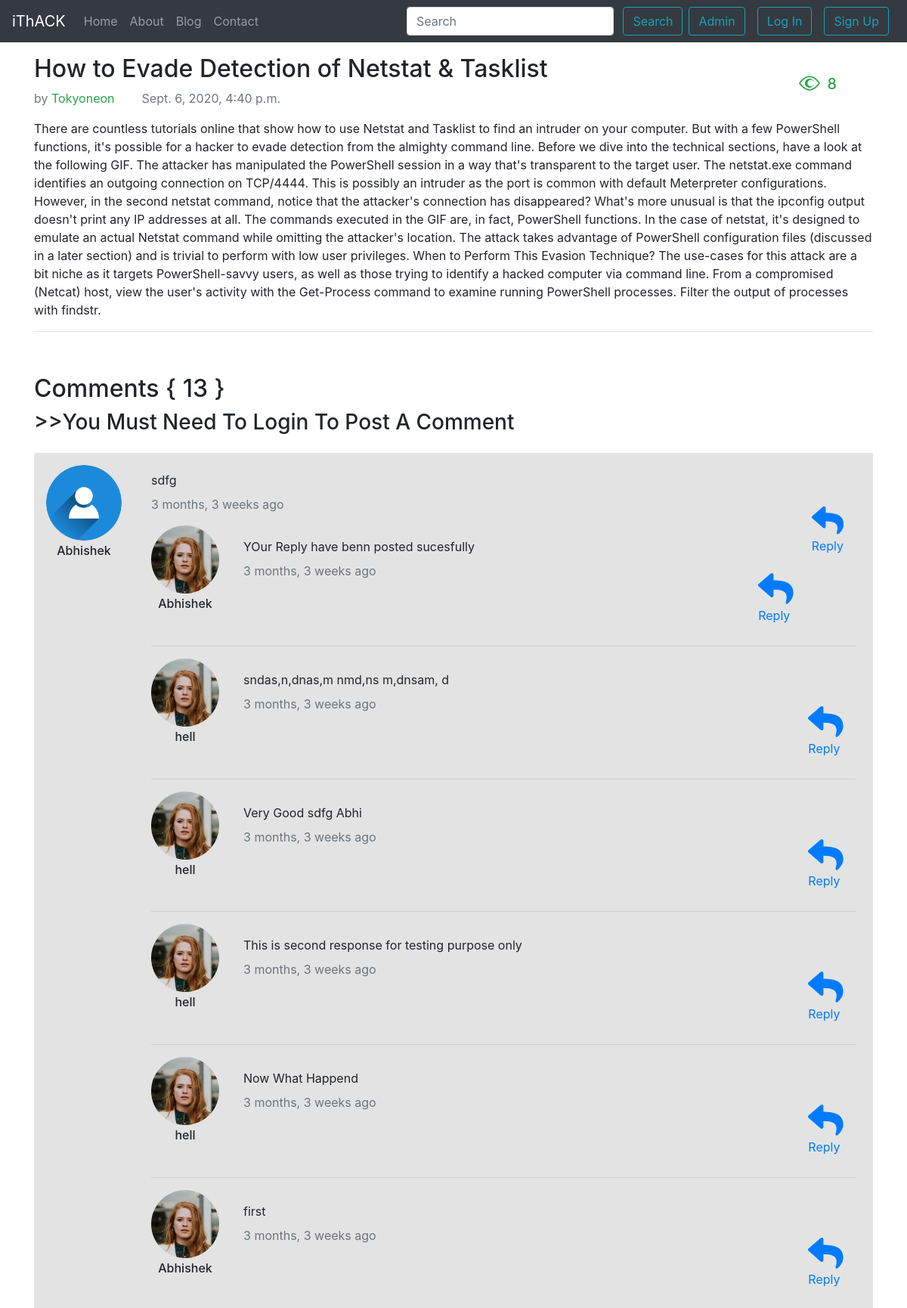
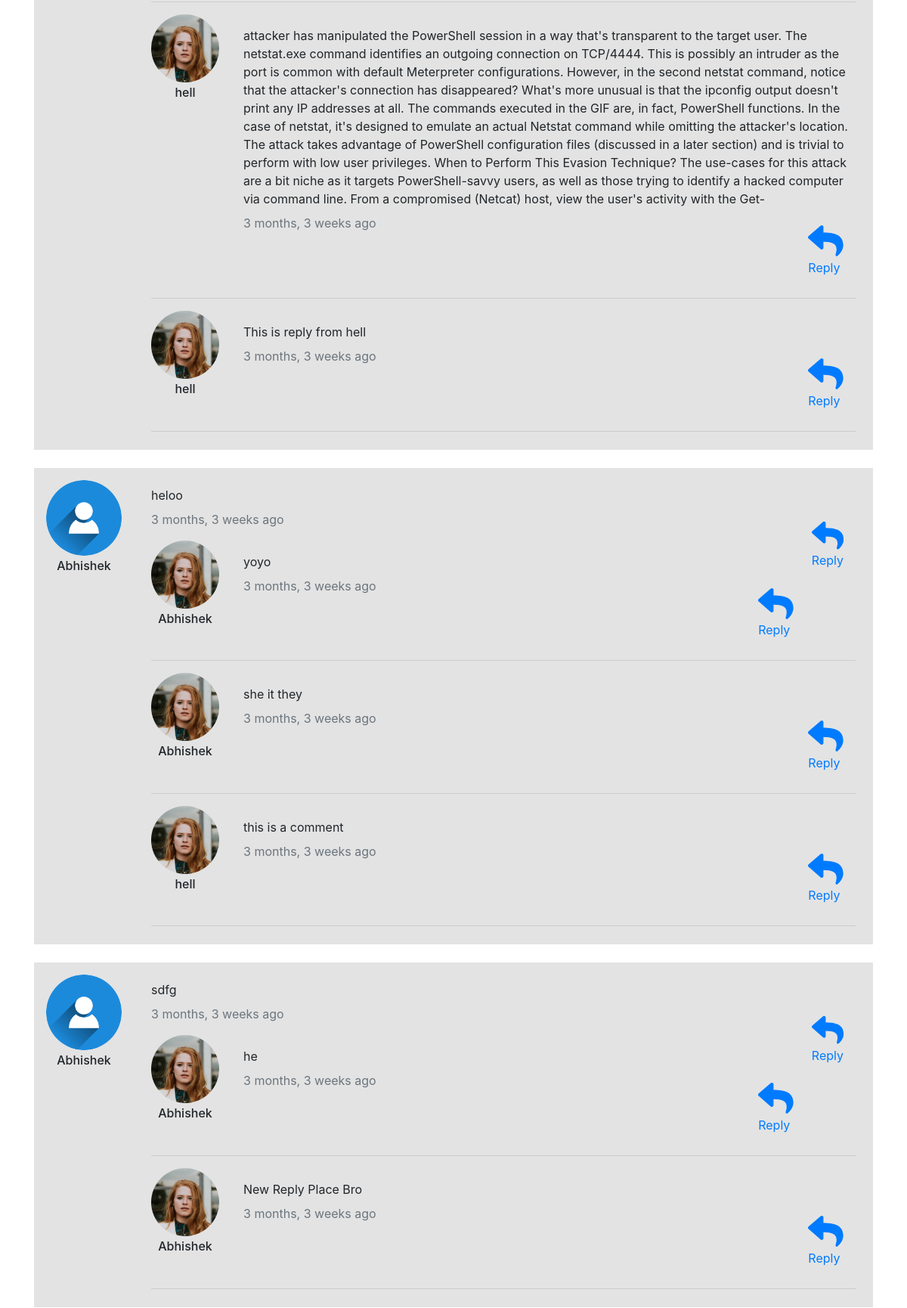
The page /blog/second-post (upper part) on the database its author committed (2 pictures, top to bottom).
### blog/models.py (models this page shows, shortened)
class Post(models.Model):
    sno = models.AutoField(primary_key=True)
    title = models.CharField(max_length=200)
    content = models.TextField()
    author = models.CharField(max_length=50)
    slug = models.CharField(max_length=210)
    views = models.IntegerField(default=0)
    thumbnail = models.ImageField(upload_to="blog/images", default="")
    timestamp = models.DateTimeField(blank=True)

class BlogComment(models.Model):
    sno = models.AutoField(primary_key=True)
    comment = models.TextField()
    user = models.ForeignKey(User, on_delete=models.CASCADE)
    post = models.ForeignKey(Post, on_delete=models.CASCADE)
    parent = models.ForeignKey('self', on_delete=models.CASCADE, null=True)
    timestamp = models.DateTimeField(default=now)

### blog/views.py (the view)
# urls.py: path('<str:slug>', views.blogPost, name='blogPost'),
def blogPost(request, slug):
    post = Post.objects.filter(slug=slug).first()
    post.views = post.views + 1
    post.save()
    comments = BlogComment.objects.filter(post=post, parent=None)
    replies = BlogComment.objects.filter(post=post).exclude(parent=None)
    replyDict = {}
    for reply in replies:
        if reply.parent.sno not in replyDict.keys():
            replyDict[reply.parent.sno] = [reply]
        else:
            replyDict[reply.parent.sno].append(reply)
    context = {'post': post, 'comments': comments, 'replyDict': replyDict}
    return render(request, 'blog/blogPost.html', context)

### blog/templatetags/extras.py (called while the page is built)
@register.filter(name='get_val')
def get_val(dict, key):
    return dict.get(key)

### templates/blog/blogPost.html (shortened to what this page needs)
{% extends 'base.html' %}
{% load humanize %}
{% load extras %}
{% block body %}
<div class="container my-3">
    <span class="float-right mr-5 mt-4">
         &nbsp;<span class="h5 text-success">{{post.views}}</span>
    </span>
    <h2 class="blog-post-title">{{post.title}}</h2>
    <p class="blog-post-meta text-muted">by <a href="#" class="text-success">{{post.author}}
        </a>&nbsp;&nbsp;&nbsp;&nbsp;&nbsp;&nbsp;&nbsp;{{post.timestamp}}
    </p>
    <p>{{post.content|safe}}</p>
    <hr><br>
</div>
<div class="container">
    <h2>Comments { {{comments.count}} }</h2>
    {% if user.is_authenticated %}
    <form action="/blog/postComment" method="post"> {% csrf_token %}
        <div class="mt-4">
            <h5>Write a response</h5>
            <textarea class="form-control mt-3" name=comment rows="3" placeholder="Write a response.."></textarea>
            <input type="hidden" name="postSno" value="{{post.sno}}">
            <input type="hidden" name="parentSno" value="">
            <button type="submit" class="btn btn-outline-info mt-3">Publish</button>
        </div>
    </form>
    {% else %}
    <h3>>>You Must Need To Login To Post A Comment</h3>
    {% endif %}
    {% for comment in comments %}
    <div class="media mb-3 mt-4 p-2" style="background-color: rgb(227, 227, 227)">
        <div class="text-center p-2">
            <img class="mr-3 rounded-circle " src="/static/img/user.png" alt={{comment.user.username}} width="100"
                height="100">
            <h6 class="mt-1 mb-0 mr-3">{{comment.user.username}}</h6>
        </div>
        <div class="container">
            <div class="media-body">
                <p class="mt-3 mb-2">{{comment.comment}}</p>
                <time class="timeago text-muted">{{comment.timestamp|naturaltime}}</time>
                {% if user.is_authenticated %}
                <a class="float-right mr-2 my-1 p-2" data-toggle="collapse" data-target="#replyBox{{comment.sno}}"
                    aria-expanded="false" aria-controls="replyBox{{comment.sno}}" href="#"><svg
                        class="svg-inline--fa fa-reply fa-w-16" aria-hidden="true" focusable="false" data-prefix="fa"
                        data-icon="reply" role="img" xmlns="http://www.w3.org/2000/svg" viewBox="0 0 512 512"
                        data-fa-i2svg="">
                        <path fill="currentColor"
                            d="M8.309 189.836L184.313 37.851C199.719 24.546 224 35.347 224 56.015v80.053c160.629 1.839 288 34.032 288 186.258 0 61.441-39.581 122.309-83.333 154.132-13.653 9.931-33.111-2.533-28.077-18.631 45.344-145.012-21.507-183.51-176.59-185.742V360c0 20.7-24.3 31.453-39.687 18.164l-176.004-152c-11.071-9.562-11.086-26.753 0-36.328z">
                        </path>
                    </svg>Reply</a>
                <br><br><br><br>
                {% else %}
                <a class="float-right mr-2 my-1 p-2" data-toggle="modal" data-target="#loginModal" aria-expanded="false"
                    aria-controls="loginModal" href="#">Reply</a>
                {% endif %}
            </div>
            {% for reply in replyDict|get_val:comment.sno %}
            <div class="replies media mt-3">
                <div class="pr-3 text-center">
                    <img class="mr-3 rounded-circle" src="/static/img/user2.png" alt="John" width="90" height="90">
                    <h6 class="mt-1 mb-0 mr-3">{{reply.user.username}}</h6>
                </div>
                <div class="media-body">
                    <p class="mt-3 mb-2">{{reply.comment}}</p>
                    <time class="timeago text-muted" timeago-id="3">{{reply.timestamp|naturaltime}}</time>
                    <a class="float-right mr-2 my-1 p-2" href="#"> Reply</a>
                </div>
            </div>
            <hr>
            {% endfor %}
        </div>
    </div>
    {% endfor %}
</div>
{% endblock body %}

### templates/base.html (shortened to what this page needs)
<!doctype html>
<html lang="en">
<head>
    <link rel="stylesheet" href="https://stackpath.bootstrapcdn.com/bootstrap/4.5.2/css/bootstrap.min.css"
>
</head>
<body>
    <nav class="navbar navbar-expand-lg navbar-dark bg-dark">
        <a class="navbar-brand" href="/">iThACK</a>
        <div class="collapse navbar-collapse" id="navbarSupportedContent">
            <ul class="navbar-nav mr-auto">
                <li class="nav-item {% block homeactive %} {% endblock homeactive %}">
                    <a class="nav-link" href="/">Home <span class="sr-only">(current)</span></a>
                </li>
                <li class="nav-item {% block aboutactive %} {% endblock aboutactive %}">
                    <a class="nav-link" href="/about">About</a>
                </li>
                <li class="nav-item {% block blogactive %} {% endblock blogactive %}">
                    <a class="nav-link" href="/blog">Blog</a>
                </li>
                <li class="nav-item {% block contactactive %} {% endblock contactactive %}">
                    <a class="nav-link" href="/contact">Contact</a>
                </li>
            </ul>
            <div class="ml-auto form-inline">
                <form method="get" action="/search" class="my-2 my-lg-0">
                    <input class="form-control mr-sm-2" type="search" placeholder="Search" aria-label="Search"
                        id="query" name="query">
                    <button class="btn btn-outline-info my-2 my-sm-0" type="submit">Search</button>
                </form>
                <a href="/admin" class="btn btn-outline-info m-2 my-sm-0" target="_black" role="button">Admin</a>
                {% if user.is_authenticated %}
                <ul class="navbar-nav">
                    <li class="nav-item dropdown">
                        <a class="nav-link dropdown-toggle" href="#" id="navbarDropdown" role="button"
                            data-toggle="dropdown" aria-haspopup="true" aria-expanded="false">
                            Welcome {{request.user}}
                        </a>
                        <div class="dropdown-menu" aria-labelledby="navbarDropdown">
                            <a class="dropdown-item" href="/logout">Log Out</a>
                        </div>
                    </li>
                </ul>
                {% else %}
                <button type="button" class="btn btn-outline-info m-2 my-sm-0" data-toggle="modal"
                    data-target="#loginModal">
                    Log In
                </button>
                <button type="button" class="btn btn-outline-info m-2 my-sm-0" data-toggle="modal"
                    data-target="#signupModal">
                    Sign Up
                </button>
                {% endif %}
            </div>
        </div>
    </nav>
    {% block body %}
    {% endblock body %}
</body>
</html>

### rows shown on the page
Post: views "8", title "How to Evade Detection of Netstat & Tasklist", author "Tokyoneon", timestamp "Sept. 6, 2020, 4:40 p.m.", content "There are countless tutorials online that show how to use Netstat and Tasklist to find an intruder on your computer. But with a few PowerShell functions, it's possible for a hacker to evade detection from the almighty command line. Before we dive into the technical sections, have a look at the following GIF. The attacker has manipulated the PowerShell session in a way that's transparent to the target user. The netstat.exe command identifies an outgoing connection on TCP/4444. This is possibly an intruder as the port is common with default Meterpreter configurations. However, in the second netstat command, notice that the attacker's connection has disappeared? What's more unusual is that the…"
BlogComment: user.username "Abhishek", comment "sdfg", timestamp "3 months, 3 weeks ago"
BlogComment: user.username "Abhishek", comment "YOur Reply have benn posted sucesfully", timestamp "3 months, 3 weeks ago"
BlogComment: user.username "hell", comment "sndas,n,dnas,m nmd,ns m,dnsam, d", timestamp "3 months, 3 weeks ago"
BlogComment: user.username "hell", comment "Very Good sdfg Abhi", timestamp "3 months, 3 weeks ago"
BlogComment: user.username "hell", comment "This is second response for testing purpose only", timestamp "3 months, 3 weeks ago"
BlogComment: user.username "hell", comment "Now What Happend", timestamp "3 months, 3 weeks ago"
BlogComment: user.username "Abhishek", comment "first", timestamp "3 months, 3 weeks ago"
BlogComment: user.username "hell", comment "attacker has manipulated the PowerShell session in a way that's transparent to the target user. The netstat.exe command identifies an outgoing connection on TCP/4444. This is possibly an intruder as the port is common with default Meterpreter configurations. However, in the second netstat command, notice that the attacker's connection has disappeared? What's more unusual is that the ipconfig output doesn't print any IP addresses at all. The commands executed in the GIF are, in fact, PowerShell functions. In the case of netstat, it's designed to emulate an actual Netstat command while omitting the attacker's location. The attack takes advantage of PowerShell configuration files (discussed in…", timestamp "3 months, 3 weeks ago"
BlogComment: user.username "hell", comment "This is reply from hell", timestamp "3 months, 3 weeks ago"
BlogComment: user.username "Abhishek", comment "heloo", timestamp "3 months, 3 weeks ago"
BlogComment: user.username "Abhishek", comment "yoyo", timestamp "3 months, 3 weeks ago"
BlogComment: user.username "Abhishek", comment "she it they", timestamp "3 months, 3 weeks ago"
BlogComment: user.username "hell", comment "this is a comment", timestamp "3 months, 3 weeks ago"
BlogComment: user.username "Abhishek", comment "sdfg", timestamp "3 months, 3 weeks ago"
BlogComment: user.username "Abhishek", comment "he", timestamp "3 months, 3 weeks ago"
BlogComment: user.username "Abhishek", comment "New Reply Place Bro", timestamp "3 months, 3 weeks ago"

### other values the page prints
{{ comments.count }} "13"
